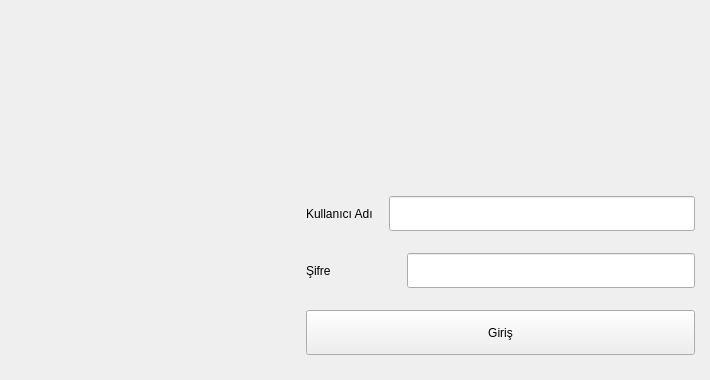
     <widget class="QWidget" name="giris_sayfasi">
      <widget class="QWidget" name="verticalLayoutWidget">
       <property name="geometry">
        <rect>
         <x>300</x>
         <y>180</y>
         <width>401</width>
         <height>191</height>
        </rect>
       </property>
       <layout class="QVBoxLayout" name="verticalLayout">
        <property name="spacing">
         <number>6</number>
        </property>
        <property name="leftMargin">
         <number>6</number>
        </property>
        <property name="rightMargin">
         <number>6</number>
        </property>
        <item>
         <layout class="QHBoxLayout" name="horizontalLayout_6">
          <item>
           <widget class="QLabel" name="lbl_kullaniciadi">
            <property name="text">
             <string>Kullanıcı Adı</string>
            </property>
           </widget>
          </item>
          <item>
           <spacer name="horizontalSpacer">
            <property name="orientation">
             <enum>Qt::Horizontal</enum>
            </property>
            <property name="sizeType">
             <enum>QSizePolicy::Minimum</enum>
            </property>
            <property name="sizeHint" stdset="0">
             <size>
              <width>10</width>
              <height>10</height>
             </size>
            </property>
           </spacer>
          </item>
          <item>
           <widget class="QLineEdit" name="txt_kullaniciadi">
            <property name="minimumSize">
             <size>
              <width>0</width>
              <height>35</height>
             </size>
            </property>
           </widget>
          </item>
         </layout>
        </item>
        <item>
         <layout class="QHBoxLayout" name="horizontalLayout_3">
          <item>
           <widget class="QLabel" name="lbl_sifre">
            <property name="text">
             <string>Şifre</string>
            </property>
           </widget>
          </item>
          <item>
           <spacer name="horizontalSpacer_2">
            <property name="orientation">
             <enum>Qt::Horizontal</enum>
            </property>
            <property name="sizeType">
             <enum>QSizePolicy::Minimum</enum>
            </property>
            <property name="sizeHint" stdset="0">
             <size>
              <width>70</width>
              <height>10</height>
             </size>
            </property>
           </spacer>
          </item>
          <item>
           <widget class="QLineEdit" name="txt_sifre">
            <property name="minimumSize">
             <size>
              <width>0</width>
              <height>35</height>
             </size>
            </property>
           </widget>
          </item>
         </layout>
        </item>
        <item>
         <widget class="QPushButton" name="btn_giris">
          <property name="sizePolicy">
           <sizepolicy hsizetype="Minimum" vsizetype="Fixed">
            <horstretch>0</horstretch>
            <verstretch>0</verstretch>
           </sizepolicy>
          </property>
          <property name="minimumSize">
           <size>
            <width>0</width>
            <height>45</height>
           </size>
          </property>
          <property name="text">
           <string>Giriş</string>
          </property>
         </widget>
        </item>
       </layout>
      </widget>
     </widget>
